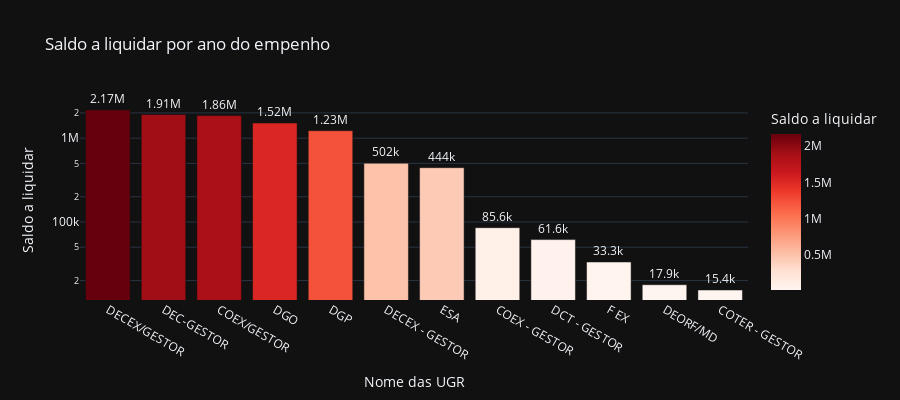

Notebook code cell kept with this figure:
### Code cell
# Saldo a liquidar por tipo de NE
cols = ['NOME_UGR', 'A_LIQUIDAR']

df_aux = df.loc[:, cols].groupby('NOME_UGR').sum().sort_values(by= 'A_LIQUIDAR', ascending=False).reset_index()
df_aux = df_aux[df_aux['A_LIQUIDAR'] > 0]
fig = px.bar(df_aux, 
             x='NOME_UGR', 
             y='A_LIQUIDAR',
             title='Saldo a liquidar por ano do empenho',
             labels={'NOME_UGR':'Nome das UGR', 'A_LIQUIDAR':'Saldo a liquidar'},
             text_auto='.3s',
             height=400,
             log_y=True,
             color='A_LIQUIDAR',
             color_continuous_scale = 'reds',
             template='plotly_dark')
fig.update_traces(textposition = 'outside', cliponaxis = False, hovertemplate=None)
fig.update_layout(hovermode="x unified")

fig.show()

### Figure 1 — Plotly figure (JSON) as saved in the notebook; plotly's stock layout.template omitted (floating-point values rounded to 4 significant figures)
{"data": [{"alignmentgroup": "True", "cliponaxis": false, "legendgroup": "", "marker": {"color": [2168000.0, 1913000.0, 1857000.0, 1517000.0, 1227000.0, 502500.0, 444300.0, 85560.0, 61630.0, 33310.0, 17850, 15440.0], "coloraxis": "coloraxis", "pattern": {"shape": ""}}, "name": "", "offsetgroup": "", "orientation": "v", "showlegend": false, "textposition": "outside", "texttemplate": "%{y:.3s}", "type": "bar", "x": ["DECEX/GESTOR", "DEC-GESTOR", "COEX/GESTOR", "DGO", "DGP", "DECEX - GESTOR", "ESA", "COEX - GESTOR", "DCT - GESTOR", "F EX", "DEORF/MD", "COTER - GESTOR"], "xaxis": "x", "y": [2168000.0, 1913000.0, 1857000.0, 1517000.0, 1227000.0, 502500.0, 444300.0, 85560.0, 61630.0, 33310.0, 17850, 15440.0], "yaxis": "y"}], "layout": {"barmode": "relative", "coloraxis": {"colorbar": {"title": {"text": "Saldo a liquidar"}}, "colorscale": [[0, "rgb(255,245,240)"], [0.125, "rgb(254,224,210)"], [0.25, "rgb(252,187,161)"], [0.375, "rgb(252,146,114)"], [0.5, "rgb(251,106,74)"], [0.625, "rgb(239,59,44)"], [0.75, "rgb(203,24,29)"], [0.875, "rgb(165,15,21)"], [1, "rgb(103,0,13)"]]}, "height": 400, "hovermode": "x unified", "legend": {"tracegroupgap": 0}, "title": {"text": "Saldo a liquidar por ano do empenho"}, "xaxis": {"anchor": "y", "domain": [0, 1], "title": {"text": "Nome das UGR"}}, "yaxis": {"anchor": "x", "domain": [0, 1], "title": {"text": "Saldo a liquidar"}, "type": "log"}}}
